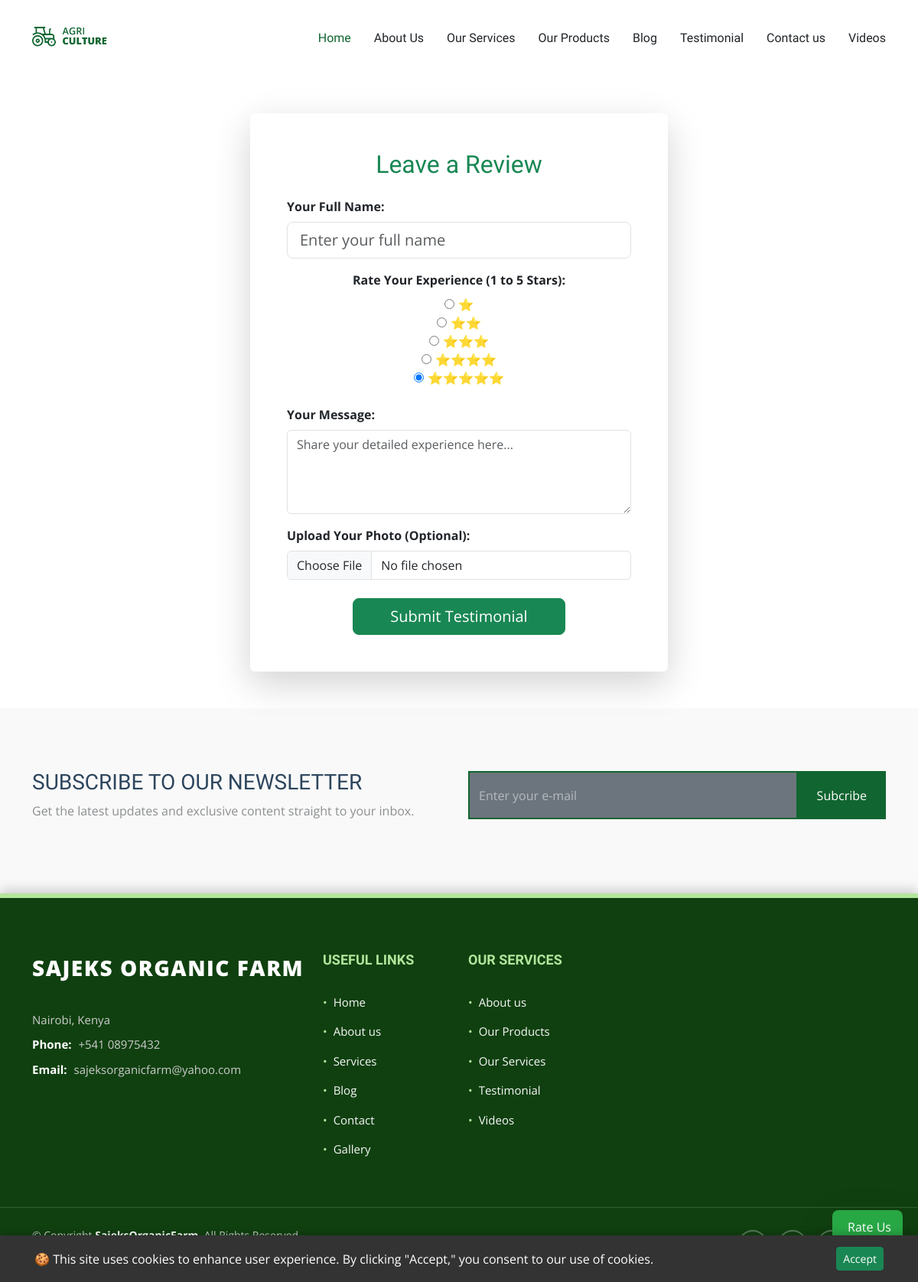
The page /submit_testimonial_view/ on the database its author committed.
### sajeksApp/models.py (models this page shows, shortened)
class adminContact(models.Model):
    location = models.CharField(max_length=50)
    email = models.EmailField(max_length=50)
    call= models.CharField(max_length=50)

### sajeksApp/views.py (the view)
# urls.py: path('submit_testimonial_view/', views.submit_testimonial_view, name ='submit_testimonial_view'),
def submit_testimonial_view(request):
    contact = adminContact.objects.first()
    """Handles the submission of the testimonial form via AJAX or standard POST."""
    is_ajax = request.headers.get('x-requested-with') == 'XMLHttpRequest'
    if request.method == 'POST':
        form = TestimonialForm(request.POST, request.FILES)
        if form.is_valid():
            testimonial = form.save(commit=False)
            testimonial.is_approved = False
            testimonial.save()
            if is_ajax:
                return JsonResponse({
                    'success': True,
                    'message': 'Thank you! Your testimonial is submitted for review.',
                }, status=200)
            else:
                messages.success(request, 'Thank you! Your testimonial has been submitted successfully and is pending review.')
                return redirect(reverse('testimonial'))
        else:
            if is_ajax:
                return JsonResponse({
                    'success': False,
                    'errors': form.errors.get_json_data(),
                    'message': 'Please correct the errors in the form.'
                }, status=400) # Use 400 status code for Bad Request
            else:
                messages.error(request, 'There was an error in your submission. Please correct the highlighted fields.')
                return render(request, 'sajeksApp/testimonial_form.html', {'form': form})
    else:
        form = TestimonialForm()
    msg_countig = Contact.objects.filter(status =True)
    message_count = msg_countig.count()
    subscribtion_form = SubscribtionForm()
    context = {
        'form': form,
        'admincontact':contact,
        'message_count':message_count,
        'sub_form':subscribtion_form
    }
    return render(request, 'sajeksApp/testimonial_form.html', context)

### sajeksApp/forms.py
class TestimonialForm(forms.ModelForm):
    rating = forms.IntegerField(
        label='Rate Your Experience (1 to 5 Stars)',
        widget=forms.RadioSelect(choices=[
            (1, '⭐'),
            (2, '⭐⭐'),
            (3, '⭐⭐⭐'),
            (4, '⭐⭐⭐⭐'),
            (5, '⭐⭐⭐⭐⭐')
        ]),
        initial=5,
    )
    class Meta:
        model = Testimonial
        fields = ['full_name', 'rating', 'message', 'image']
        widgets = {
            'full_name': forms.TextInput(attrs={'class': 'form-control form-control-lg', 'placeholder': 'Your Full Name'}),
            'message': forms.Textarea(attrs={'class': 'form-control', 'rows': 6, 'placeholder': 'Share your detailed experience here...'}),
            'image': forms.FileInput(attrs={'class': 'form-control'}), # File inputs need form-control
        }

class SubscribtionForm(forms.ModelForm):
    class Meta:
        model = Subscribtion
        fields = ['email']
        widgets = {
            'email': forms.EmailInput(attrs={
                'class': 'form-control h-100 bg-secondary',
                'placeholder': 'Enter your e-mail',
            }),
        }

### sajeksApp/context_processors.py (called while the page is built)
def testimonial_form_processor(request):
    if request.method == 'POST' and 'full_name' in request.POST:
         return {'testimonial_form': TestimonialForm(request.POST, request.FILES)}
    return {'testimonial_form': TestimonialForm()}

### sajeksApp/templates/sajeksApp/testimonial_form.html (shortened to what this page needs)
{% extends 'sajeksApp/base/base.html' %}
{% load static %}
{% load widget_tweaks %}
{% block content %}
<div class="container my-5">
    <div class="row justify-content-center">
        <div class="col-md-8 col-lg-6">
            <div class="card p-4 p-md-5 shadow-lg border-0">
                <h2 class="card-title text-center text-success mb-4">Leave a Review</h2>
                <form method="post" enctype="multipart/form-data">
                    <div class="mb-3">
                        <label for="{{ form.full_name.id_for_label }}" class="form-label fw-bold">Your Full Name:</label>
                        {{ form.full_name|add_class:"form-control form-control-lg"|attr:"placeholder:Enter your full name" }}
                    </div>
                    <div class="mb-4 text-center">
                        <label class="form-label fw-bold d-block">Rate Your Experience (1 to 5 Stars):</label>
                        <div class="rating-input-group d-flex justify-content-center align-items-center">
                            {{ form.rating }}
                        </div>
                    </div>
                    <div class="mb-3">
                        <label for="{{ form.message.id_for_label }}" class="form-label fw-bold">Your Message:</label>
                        {{ form.message|add_class:"form-control"|attr:"rows:4"|attr:"placeholder:Share your detailed experience here..." }}
                    </div>
                    <div class="mb-4">
                        <label for="{{ form.image.id_for_label }}" class="form-label fw-bold">Upload Your Photo (Optional):</label>
                        {{ form.image|add_class:"form-control" }}
                    </div>
                    <div class="text-center mt-4">
                        <button type="submit" class="btn btn-success btn-lg px-5 shadow-lg-sm">
                            Submit Testimonial
                        </button>
                    </div>
                </form>
            </div>
        </div>
    </div>
</div>
{% endblock %}

### sajeksFooter/templates/sajeksFooter/footer.html (shortened to what this page needs)
{% extends "sajeksFooter/base/base.html" %}
{% block content %}
<footer id="footer" style="
    background: #104010; /* Dark Forest Green */
    color: #f8f8f8; /* Light text */
    font-size: 15px;
    padding: 0;
    border-top: 6px solid #b3e59b; /* Light green accent */
    box-shadow: 0 -4px 15px rgba(0, 0, 0, 0.2);
">
    <div class="footer-top" style="padding: 70px 0 40px 0;">
        <div class="container">
            <div class="row gy-4">
                <div class="col-lg-4 col-md-6 footer-about">
                    <a href="index.html" class="logo d-flex align-items-center" style="text-decoration: none;">
                        <span class="sitename" style="
                            font-size: 28px;
                            font-weight: 800;
                            color: #ffffff;
                            letter-spacing: 1.5px;
                            text-transform: uppercase;
                        ">Sajeks Organic Farm</span>
                    </a>
                    <div class="footer-contact pt-3" style="margin-top: 20px;">
                        <p style="margin-bottom: 10px; color: #cccccc;">{{admincontact.location}}</p>
                        <p style="margin-bottom: 10px;">
                            <strong style="color: #ffffff; font-weight: 700; margin-right: 5px;">Phone:</strong>
                            <span style="color: #cccccc;">{{admincontact.call}}</span>
                        </p>
                        <p style="margin-bottom: 0;">
                            <strong style="color: #ffffff; font-weight: 700; margin-right: 5px;">Email:</strong>
                            <span style="color: #cccccc;">{{admincontact.email}}</span>
                        </p>
                    </div>
                </div>
                <div class="col-lg-2 col-md-3 footer-links">
                    <h4 style="
                        font-size: 18px;
                        font-weight: 800;
                        color: #b3e59b; /* Accent Green */
                        text-transform: uppercase;
                        margin-bottom: 25px;
                    ">Useful Links</h4>
                    <ul style="list-style: none; padding: 0;">
                        <li style="padding: 8px 0;"><a href="{% url 'home' %}" style="color: #f8f8f8; text-decoration: none; display: flex; align-items: center;">
                            <span style="margin-right: 8px; color: #b3e59b;">&bull;</span> Home
                        </a></li>
                        <li style="padding: 8px 0;"><a href="{% url 'about' %}" style="color: #f8f8f8; text-decoration: none; display: flex; align-items: center;">
                            <span style="margin-right: 8px; color: #b3e59b;">&bull;</span> About us
                        </a></li>
                        <li style="padding: 8px 0;"><a href="{% url 'service' %}" style="color: #f8f8f8; text-decoration: none; display: flex; align-items: center;">
                            <span style="margin-right: 8px; color: #b3e59b;">&bull;</span> Services
                        </a></li>
                        <li style="padding: 8px 0;"><a href="{% url 'blog' %}" style="color: #f8f8f8; text-decoration: none; display: flex; align-items: center;">
                            <span style="margin-right: 8px; color: #b3e59b;">&bull;</span> Blog
                        </a></li>
                        <li style="padding: 8px 0;"><a href="{% url 'contact' %}" style="color: #f8f8f8; text-decoration: none; display: flex; align-items: center;">
                            <span style="margin-right: 8px; color: #b3e59b;">&bull;</span> Contact
                        </a></li>
                        <li style="padding: 8px 0;"><a href="{% url 'gallery' %}" style="color: #f8f8f8; text-decoration: none; display: flex; align-items: center;">
                            <span style="margin-right: 8px; color: #b3e59b;">&bull;</span> Gallery
                        </a></li>
                    </ul>
                </div>
                <div class="col-lg-2 col-md-3 footer-links">
                    <h4 style="
                        font-size: 18px;
                        font-weight: 800;
                        color: #b3e59b; /* Accent Green */
                        text-transform: uppercase;
                        margin-bottom: 25px;
                    ">Our Services</h4>
                    <ul style="list-style: none; padding: 0;">
                        <li style="padding: 8px 0;"><a href="{% url 'about' %}" style="color: #f8f8f8; text-decoration: none; display: flex; align-items: center;">
                            <span style="margin-right: 8px; color: #b3e59b;">&bull;</span> About us
                        </a></li>
                        <li style="padding: 8px 0;"><a href="{% url 'produce_list_view' %}" style="color: #f8f8f8; text-decoration: none; display: flex; align-items: center;">
                            <span style="margin-right: 8px; color: #b3e59b;">&bull;</span> Our Products
                        </a></li>
                        <li style="padding: 8px 0;"><a href="{% url 'service' %}" style="color: #f8f8f8; text-decoration: none; display: flex; align-items: center;">
                            <span style="margin-right: 8px; color: #b3e59b;">&bull;</span> Our Services
                        </a></li>
                        <li style="padding: 8px 0;"><a href="{% url 'testimonial' %}" style="color: #f8f8f8; text-decoration: none; display: flex; align-items: center;">
                            <span style="margin-right: 8px; color: #b3e59b;">&bull;</span> Testimonial
                        </a></li>
                        <li style="padding: 8px 0;"><a href="{% url 'videos' %}" style="color: #f8f8f8; text-decoration: none; display: flex; align-items: center;">
                            <span style="margin-right: 8px; color: #b3e59b;">&bull;</span>Videos
                        </a></li>
                    </ul>
                </div>
                <div class="col-lg-4 col-md-12">
                    </div>
            </div>
        </div>
    </div>
    <div class="copyright text-center" style="
        padding: 25px 0;
        border-top: 1px solid rgba(255, 255, 255, 0.15); /* Subtle separator */
        font-size: 14px;
        color: #cccccc;
    ">
        <div class="container d-flex flex-column flex-lg-row justify-content-center justify-content-lg-between align-items-center">
            <div class="d-flex flex-column align-items-center align-items-lg-start">
                <div style="margin-bottom: 5px;">
                    © Copyright <strong><span style="color: #ffffff;">SajeksOrganicFarm</span></strong>. All Rights Reserved
                </div>
                <div class="credits">
                    Designed by <a href="" style="color: #b3e59b; text-decoration: none;">Wilfred Mathias(+2348134622388)</a>
                </div>
            </div>
            <div class="social-links order-first order-lg-last mb-3 mb-lg-0">
                <a href="" style="
                    color: #cccccc;
                    margin-left: 10px;
                    display: inline-flex;
                    align-items: center;
                    justify-content: center;
                    width: 38px;
                    height: 38px;
                    border: 2px solid rgba(255, 255, 255, 0.3);
                    border-radius: 50%;
                    text-decoration: none;
                "></a>
                <a href="" style="
                    color: #cccccc;
                    margin-left: 10px;
                    display: inline-flex;
                    align-items: center;
                    justify-content: center;
                    width: 38px;
                    height: 38px;
                    border: 2px solid rgba(255, 255, 255, 0.3);
                    border-radius: 50%;
                    text-decoration: none;
                "></a>
                <a href="" style="
                    color: #cccccc;
                    margin-left: 10px;
                    display: inline-flex;
                    align-items: center;
                    justify-content: center;
                    width: 38px;
                    height: 38px;
                    border: 2px solid rgba(255, 255, 255, 0.3);
                    border-radius: 50%;
                    text-decoration: none;
                "></a>
                <a href="" style="
                    color: #cccccc;
                    margin-left: 10px;
                    display: inline-flex;
                    align-items: center;
                    justify-content: center;
                    width: 38px;
                    height: 38px;
                    border: 2px solid rgba(255, 255, 255, 0.3);
                    border-radius: 50%;
                    text-decoration: none;
                "></a>
            </div>
        </div>
    </div>
</footer>
{% endblock %}

### sajeksApp/static/sajeksApp/assets/css/main.css (style rules this page uses)
:root { --default-font: "Open Sans", system-ui, -apple-system, "Segoe UI", Roboto, "Helvetica Neue", Arial, "Noto Sans", "Liberation Sans", sans-serif, "Apple Color Emoji", "Segoe UI Emoji", "Segoe UI Symbol", "Noto Color Emoji"; --heading-font: "Marcellus", sans-serif; --nav-font: "Marcellus", sans-serif; }
:root { --background-color: #ffffff; --default-color: #212529; --heading-color: #2d465e; --accent-color: #116530; --surface-color: #ffffff; --contrast-color: #ffffff; }
:root { --nav-color: #212529; --nav-hover-color: #116530; --nav-mobile-background-color: #ffffff; --nav-dropdown-background-color: #ffffff; --nav-dropdown-color: #212529; --nav-dropdown-hover-color: #116530; }
:root { scroll-behavior: smooth; }
body { color: var(--default-color); background-color: var(--background-color); font-family: var(--default-font); }
a { color: var(--accent-color); text-decoration: none; transition: 0.3s; }
h1, h2, h3, h4, h5, h6 { color: var(--heading-color); font-family: var(--heading-font); }
.call-to-action .content .form-subscribe .form-control { border: 2px solid var(--accent-color); background: var(--surface-color); border-radius: 0; }
.call-to-action .content .form-subscribe input[type=email] { height: 63px !important; color: var(--default-color); }
.call-to-action .content .form-subscribe input[type=email]::placeholder { color: color-mix(in srgb, var(--contrast-color), transparent 50%); }

### rows shown on the page
adminContact: location "Nairobi, Kenya", call "+541 08975432", email "sajeksorganicfarm@yahoo.com"
